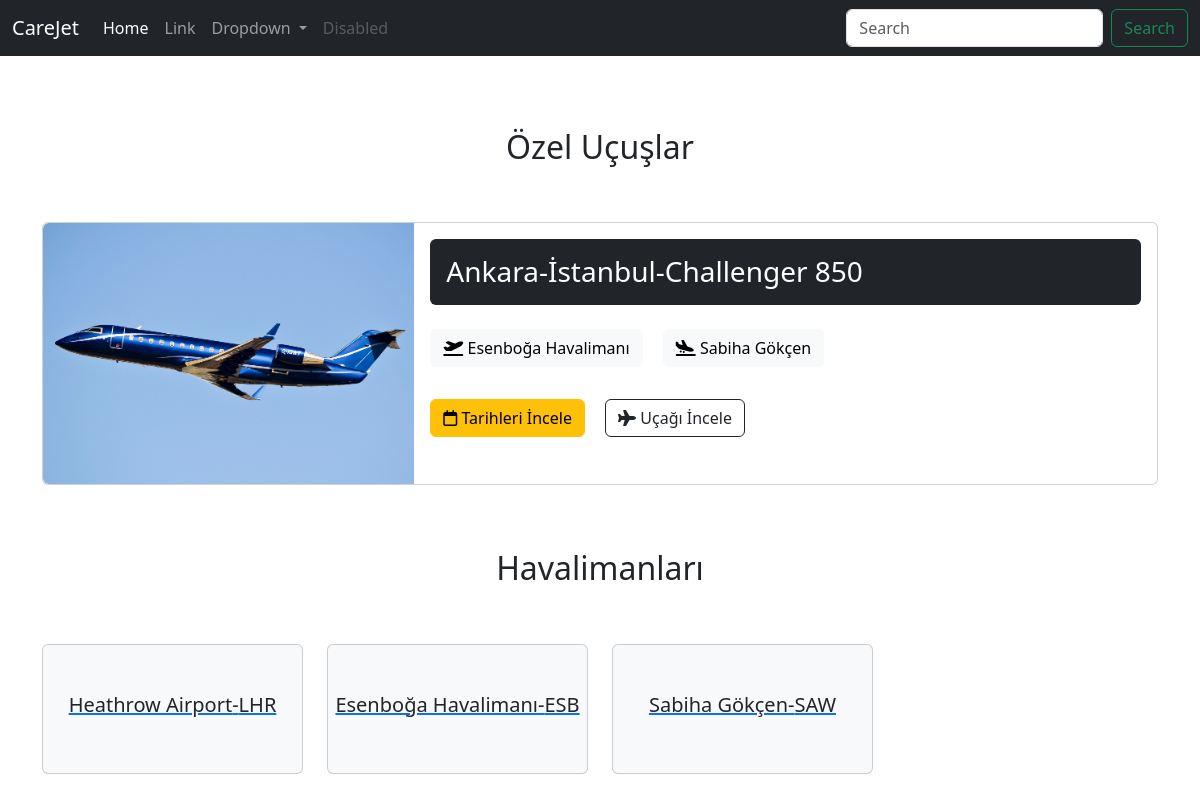
The app's page /, older data.
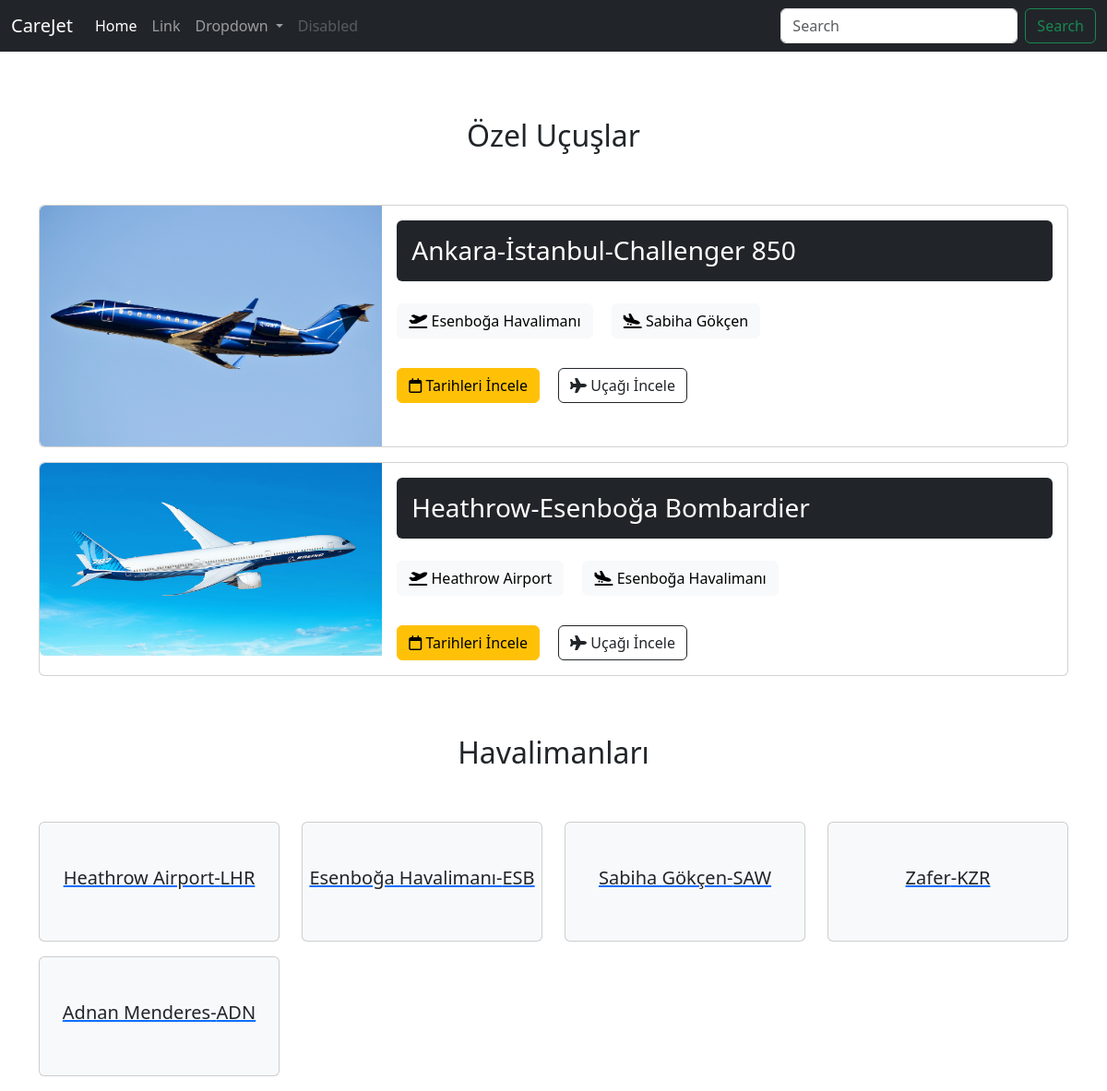
The same page, newer data.
### ucus/models.py (models this page shows, shortened)
class Rota(models.Model):
    isim = models.CharField(max_length=120)
    kalkis = models.ForeignKey(Airport,on_delete=models.CASCADE, related_name="Kalkış")
    varis = models.ForeignKey(Airport,on_delete=models.CASCADE, related_name="Varış")
    ucak = models.ForeignKey(Ucak,on_delete=models.CASCADE)
    class Meta:
        verbose_name="Uçus Rotası"
        verbose_name_plural="Uçuş Rotaları"

class Ucak(models.Model):
    isim = models.CharField(max_length=150)
    marka = models.CharField(max_length=120)
    model = models.CharField(max_length=120)
    yil = models.IntegerField()
    kapasite = models.IntegerField()
    hiz = models.FloatField()
    boy = models.FloatField()
    ulke = models.CharField(max_length=120)
    detay = models.TextField()
    resim = models.ImageField(upload_to="images/")
    class Meta:
        verbose_name="Jet"
        verbose_name_plural="Jetler"

class Airport(models.Model):
    isim = models.CharField(max_length=180) # Charfield= kısa metinsel ifade, max_lenght belirtilmeli
    sehir = models.CharField(max_length=50)
    ulke = models.CharField(max_length=80)
    kod = models.CharField(max_length=8)
    aciklama = models.TextField(null=True,blank=True) # null veritabanı için blank form için
    def __str__(self):
        return self.isim #listede object yerine isim görünmesi için

### ucus/views.py (the view)
# urls.py: 2. Add a URL to urlpatterns:  path('', views.home, name='home')
def home(request):
    airports = Airport.objects.all()
    rotalar = Rota.objects.all()
    return render(request,'index.html',context={'airports':airports,'rotalar':rotalar})

### template/index.html (shortened to what this page needs)
{% extends 'base.html' %}
{% block slide %}
<div class="row">
    <div class="col-md-12 p-0">
    </div>
</div>
{% endblock %}
{% block icerik %}
<div class="container">
    <div class="row">
        <div class="col-md-12">
            <h2 class="text-dark text-center py-5">Özel Uçuşlar</h2>
            {% for rota in rotalar %}
            <div class="card mb-3">
                <div class="row g-0">
                    <div class="col-md-4 rotaucakresim">
                        <img src="media/{{ rota.ucak.resim }}" class="img-fluid rounded-start" alt="...">
                    </div>
                    <div class="col-md-8">
                        <div class="card-body">
                            <h3 class="card-title bg-dark text-white rounded p-3 mb-4">{{ rota.isim }}</h3>
                            <p class="card-text">
                                <button
                                        class="btn btn-light btn-xl"><i class="fa-solid fa-plane-departure"></i> {{ rota.kalkis }}
                                </button>
                                <button
                                        class="btn btn-light btn-xl mx-3"><i class="fa-solid fa-plane-arrival"></i>
                                    {{ rota.varis }}
                                </button>
                            </p>
                            <div class="rotabutonlar pt-3">
                                <a href="takvim/{{rota.id}}" class="btn btn-warning"><i
                                        class="fa-regular fa-calendar"></i> Tarihleri
                                    İncele</a>
                                <a href="ucak/{{rota.ucak.id}}" class="btn btn-outline-dark mx-3"><i
                                        class="fa-solid fa-plane"></i> Uçağı
                                    İncele</a>
                            </div>
                        </div>
                    </div>
                </div>
            </div>
            {% endfor %}
        </div>
    </div>
    <div class="row">
        <div class="col-md-12">
            <h2 class="text-dark text-center py-5">Havalimanları</h2>
        </div>
        {% for airport in airports %}
        <div class="col-md-3 mb-3">
            <a href="airport/{{airport.id}}">
                <div class="card bg-light py-5 text-center">
                    <h5>{{airport.isim}}-{{airport.kod}}</h5>
                </div>
            </a>
        </div>
        {% endfor %}
    </div>
</div>
{% endblock %}

### template/base.html (shortened to what this page needs)
<!DOCTYPE html>
<html lang="en">
<head>
  <link rel="stylesheet" href="https://cdnjs.cloudflare.com/ajax/libs/bootstrap/5.3.3/css/bootstrap.min.css"
 />
  <link rel="stylesheet" href="https://cdnjs.cloudflare.com/ajax/libs/font-awesome/6.5.2/css/all.min.css"
 />
</head>
<body class="p-0 m-0">
  <div class="container-fluid">
    <div class="row">
      <div class="col-md-12 p-0">
        <nav class="navbar navbar-expand-lg navbar-dark bg-dark">
          <div class="container-fluid">
            <a class="navbar-brand" href="/">CareJet</a>
            <div class="collapse navbar-collapse" id="navbarSupportedContent">
              <ul class="navbar-nav me-auto mb-2 mb-lg-0">
                <li class="nav-item">
                  <a class="nav-link active" aria-current="page" href="#">Home</a>
                </li>
                <li class="nav-item">
                  <a class="nav-link" href="#">Link</a>
                </li>
                <li class="nav-item dropdown">
                  <a class="nav-link dropdown-toggle" href="#" id="navbarDropdown" role="button"
                    data-bs-toggle="dropdown" aria-expanded="false">
                    Dropdown
                  </a>
                </li>
                <li class="nav-item">
                  <a class="nav-link disabled">Disabled</a>
                </li>
              </ul>
              <form class="d-flex">
                <input class="form-control me-2" type="search" placeholder="Search" aria-label="Search">
                <button class="btn btn-outline-success" type="submit">Search</button>
              </form>
            </div>
          </div>
        </nav>
      </div>
    </div>
    {% block slide %}{% endblock%}
  </div>
  {% block icerik %}
  {% endblock %}
</body>
</html>

### template/base.html (style rules this page uses)
.rotaucakresim img { height: 250; width: 100%; object-fit: cover; }

Row changes from the older to the newer data that the page shows:
added Rota: ucak.resim (picture), isim "Heathrow-Esenboğa Bombardier", kalkis "Heathrow Airport", varis "Esenboğa Havalimanı"
added Airport: isim "Zafer", kod "KZR"
added Airport: isim "Adnan Menderes", kod "ADN"
